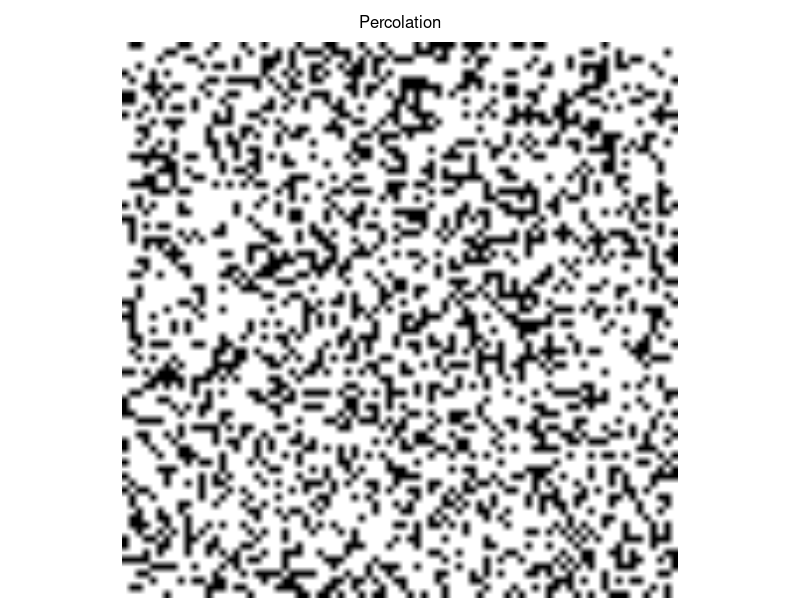
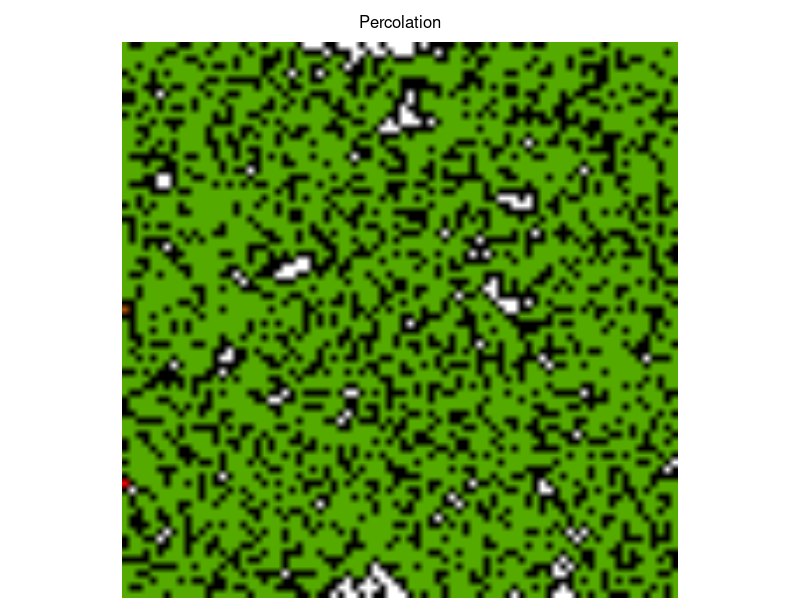

R code for these plots, in order: (Note: this script raises an error after producing the figures.)
########################
###
### Leonard Mada
### [the one and only]
###
### Percolation
###
### draft v.0.1h

### Percolation

# - some experiments in Percolation

### Github:
# https://github.com/discoleo/R/blob/master/Stat/Percolation.R


####################
####################

### helper Functions

flood = function(m, pyx, val=1, val0=0) {
	vals = pyx; pos = 1;
	
	while(TRUE) {
		if(pos > length(vals)) return(m);
		if(m[vals[pos], vals[pos + 1]] != val0) {pos = pos + 2; next;}
		m[vals[pos], vals[pos + 1]] = val;
		if(vals[pos] > 1) vals = c(vals, vals[pos]-1, vals[pos + 1]);
		if(vals[pos] < nrow(m)) vals = c(vals, vals[pos]+1, vals[pos + 1]);
		if(vals[pos+1] > 1) vals = c(vals, vals[pos], vals[pos + 1] - 1);
		if(vals[pos+1] < ncol(m)) vals = c(vals, vals[pos], vals[pos + 1] + 1);
		pos = pos + 2;
	}
	return(m);
}

flood.all = function(m, type="by Col 1", val0=0) {
	# TODO: type
	while(TRUE) {
		print("Iteration")
		id.row = match(val0, m[,1])
		if(is.na(id.row)) break;
		m = flood(m, c(id.row,1), max(m)+1)
	}
	return(m)
}

max.id = function(m) {
	out.m = m[, ncol(m)]
	out = table(out.m[out.m > 0])
	if(dim(out) == 0) {
		print("NO percolation!");
		out = table(m[m > 0])
	}
	id = match(max(out), out);
	id = as.integer(names(out)[id])
}
### Path Length
length.path = function(m, id, debug=TRUE) {
	if(missing(id)) {
		id = max.id(m)
		if(debug) print(id);
	}
	p.m = m;
	p.m[p.m != id] = -1;
	p.m[p.m == id] =  0;
	# TODO
	lvl = 1; pos = 1;
	# rep(c(y, x))
	vals = as.vector(rbind(seq(nrow(m)), 1));
	while(pos <= length(vals)) {
		nn = integer();
		while(pos <= length(vals)) {
			if(p.m[vals[pos], vals[pos + 1]] != 0) {pos = pos + 2; next;}
			p.m[vals[pos], vals[pos + 1]] = lvl;
			if(vals[pos] > 1) nn = c(nn, vals[pos]-1, vals[pos + 1]);
			if(vals[pos] < nrow(m)) nn = c(nn, vals[pos]+1, vals[pos + 1]);
			if(vals[pos+1] > 1) nn = c(nn, vals[pos], vals[pos + 1] - 1);
			if(vals[pos+1] < ncol(m)) nn = c(nn, vals[pos], vals[pos + 1] + 1);
			pos = pos + 2;
		}
		vals = nn;
		lvl = lvl + 1; pos = 1;
	}
	
	p.m[m == 0] =  0;
	p.m[p.m < 0 & m > 0] =  0; # other non-connected "paths";
	return(p.m);
}
### Contact Area
contact.area = function(m, id) {
	area = 0;
	for(nc in 1:ncol(m)) {
		for(nr in 1:nrow(m)) {
			if(m[nr, nc] != id) next;
			if(nr > 1 && m[nr-1,nc] != id) area = area + 1;
			if(nr < nrow(m) && m[nr+1,nc] != id) area = area + 1;
			if(nc > 1 && m[nr,nc-1] != id) area = area + 1;
			if(nc < ncol(m) && m[nr,nc+1] != id) area = area + 1;
		}
	}
	return(area);
}

### Raster
toRaster = function(m, showVal=0) {
	rs.m = array(0, c(dim(m), 3));
	if( ! is.na(showVal)) {
		isZero = (m == showVal);
		doShow = TRUE;
	} else {
		doShow = FALSE;
	}

	### R
	layer.m = m;
	layer.m[m < 0] = 0
	val.max = max(layer.m);
	if(val.max > 0) layer.m = layer.m / val.max;
	if(doShow) layer.m[isZero] = 1;
	rs.m[,,1] = layer.m;

	### G
	layer.m = 1 - layer.m;
	layer.m[m <= 0] = 0
	if(doShow) layer.m[isZero] = 1;
	rs.m[,,2] = layer.m

	### B
	if(doShow) {
		layer.m = array(0, dim(m));
		layer.m[isZero] = 1;
		rs.m[,,3] = layer.m
	}

	rs.m = as.raster(rs.m)
	return(rs.m);
}
plot.rs = function(m, main, mar, line=0.5) {
	if( ! missing(main) ) hasTitle = TRUE else hasTitle = FALSE;
	if(missing(mar)) mar = c(0,0, if(hasTitle) 2 else 0, 0) + 0.1;
	type = match(class(m), c("raster", "matrix"));
	if(all(is.na(type))) stop("Data NOT supported!")
	if(any(type == 2)) {
		m = toRaster(m);
	}
	old.par = par(mar=mar);
		plot(m);
		if(hasTitle) mtext(main, line=line)
	par(old.par);
	invisible();
}
split.rs = function(m, n=5, from=1, max.len=5, w=10) {
	nr.tot = round(nrow(m) / n);
	frg.tot = ceiling(nrow(m) / nr.tot);
	# TODO: nrow(m) %% nr.tot > 0;
	if(from == 0) from = 1;
	if(from > 0) {
		frg.to = min(frg.tot, from + max.len);
	} else {
		from = max(1, frg.tot + 1 + from - max.len);
		frg.to = min(frg.tot, from + max.len);
	}
	m0 = matrix(0, ncol=w, nrow=nr.tot);
	m2 =  array(0, c(nr.tot, 0))
	for(frg in from:frg.to) {
		r.start = (frg - 1) * nr.tot + 1;
		r.end   = r.start + nr.tot - 1;
		m2 = cbind(m2, cbind(m[r.start:r.end,], m0))
	}
	invisible(m2);
}


################
################

### Examples
dims = c(80, 80)
p = 0.3

m = sample(c(-1, 0), prod(dims), replace=T, prob=c(p, 1-p))
m = matrix(m, nrow=dims[1])
m[1:10, 1:10]
plot.rs(m, "Percolation")


### Flood Fill
m = flood.all(m)

m[1:10, 1:10]

table(m)
table(m[,dims[2]])

plot.rs(m, "Percolation")


### Shortest Path
path.m = length.path(m)

id = dim(path.m)[2];
path.m[1:10, seq(id - 10, id)]

table(path.m[,dims[2]])


### Raster
plot.rs(rs.m, main="Path Length")


### Stat/Percolation
# - cells not accessible;
sum(m == 0) / prod(dim(m))
# - total contact area
a0 = contact.area(m, -1)
# - liquid contact area
a1 = contact.area(m, max.id(m))
a0; a1; a1 / a0;



###################

### Ex 2:
dims = c(80, 80)
p = 0.4

m = sample(c(-1, 0), prod(dims), replace=T, prob=c(p, 1-p))
m = matrix(m, nrow=dims[1])
m[1:10, 1:10]

m = flood.all(m)

m[1:10, 1:10]

table(m)
table(m[,dims[2]])


plot.rs(m, main="Percolation: Multiple Paths")


### Shortest Path
path.m = length.path(m)

id = dim(path.m)[2];
path.m[1:10, seq(id - 10, id)]

table(path.m[,dims[2]])


### Raster
plot.rs(path.m, main="Path Length")
# Note:
# - only "dominant" path is visualized;

# plot.rs(length.path(m, id=5), main="Path Length")


### Stat/Percolation
# - cells not accessible;
sum(m == 0) / prod(dim(m))
# - total contact area
a0 = contact.area(m, -1)
# - liquid contact area
a1 = contact.area(m, max.id(m))
a0; a1; a1 / a0;


#############

### Ex 3:
dims = c(200, 200) # takes long!
p = 0.40

m = sample(c(-1, 0), prod(dims), replace=T, prob=c(p, 1-p))
m = matrix(m, nrow=dims[1])
m[1:10, 1:10]

m = flood.all(m)

m[1:10, 1:10]

table(m)
table(m[,dims[2]])


#################
#################

### Periodic Boundary Condition

# - takes ~20 s;
dims = c(2000, 80)
p = 0.4

m = sample(c(-1, 0), prod(dims), replace=T, prob=c(p, 1-p))
m = matrix(m, nrow=dims[1])
m[1:10, 1:10]

m = flood.all(m)

m[1:10, 1:10]

table(m)
table(m[,dims[2]])


plot.rs(split.rs(m), main="Percolation: Multiple Paths")

# plot.rs(m, main="Percolation: Multiple Paths")


### Shortest Path
path.m = length.path(m)

id = dim(path.m)[2];
path.m[1:10, seq(id - 10, id)]

table(path.m[,dims[2]])


### Raster
plot.rs(path.m, main="Path Length")
# Note:
# - only "dominant" path is visualized;

# plot.rs(length.path(m, id=5), main="Path Length")

####################
### Stat/Percolation

### Inaccessible
# - cells that are not accessible;
sum(m == 0) / prod(dim(m))
# ~ 17%;
### TODO: compute over all paths;
# - total contact area
a0 = contact.area(m, -1)
# - liquid contact area
a1 = contact.area(m, max.id(m))
a0; a1; a1 / a0;


### Other:
# - Average Path Height;
# - Average Inputs;
# - Average Outputs;
# - Average Length;
# - Flux, Bottleneck;


###########

### Test
m = flood(m, c(1,1), max(m)+1)
m[1:10, 1:10]

table(m == 0)


### Test Raster
rs.m = toRaster(path.m);
plot(rs.m)
